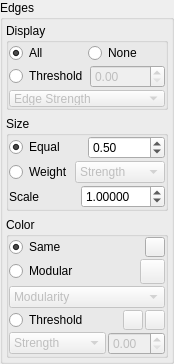
             <widget class="QGroupBox" name="EdgesBox">
              <property name="maximumSize">
               <size>
                <width>155</width>
                <height>16777215</height>
               </size>
              </property>
              <property name="title">
               <string>Edges</string>
              </property>
              <layout class="QVBoxLayout" name="verticalLayout_33">
               <property name="leftMargin">
                <number>3</number>
               </property>
               <property name="topMargin">
                <number>3</number>
               </property>
               <property name="rightMargin">
                <number>3</number>
               </property>
               <property name="bottomMargin">
                <number>3</number>
               </property>
               <item>
                <widget class="QGroupBox" name="EdgeDisaplayBox">
                 <property name="title">
                  <string>Display</string>
                 </property>
                 <property name="flat">
                  <bool>true</bool>
                 </property>
                 <layout class="QVBoxLayout" name="verticalLayout_27">
                  <property name="spacing">
                   <number>2</number>
                  </property>
                  <property name="leftMargin">
                   <number>0</number>
                  </property>
                  <property name="topMargin">
                   <number>0</number>
                  </property>
                  <property name="rightMargin">
                   <number>0</number>
                  </property>
                  <property name="bottomMargin">
                   <number>0</number>
                  </property>
                  <item>
                   <layout class="QHBoxLayout" name="horizontalLayout_26">
                    <item>
                     <widget class="QRadioButton" name="AllEdgeCheck">
                      <property name="text">
                       <string>All</string>
                      </property>
                      <property name="checked">
                       <bool>true</bool>
                      </property>
                     </widget>
                    </item>
                    <item>
                     <widget class="QRadioButton" name="NoEdgeCheck">
                      <property name="text">
                       <string>None</string>
                      </property>
                     </widget>
                    </item>
                   </layout>
                  </item>
                  <item>
                   <layout class="QHBoxLayout" name="horizontalLayout_29">
                    <item>
                     <widget class="QRadioButton" name="ThresholdEdgeCheck">
                      <property name="text">
                       <string>Threshold</string>
                      </property>
                     </widget>
                    </item>
                    <item>
                     <widget class="QDoubleSpinBox" name="ThresholdEdgeSpinner">
                      <property name="enabled">
                       <bool>false</bool>
                      </property>
                     </widget>
                    </item>
                   </layout>
                  </item>
                  <item>
                   <widget class="QComboBox" name="ThresholdEdgeBox">
                    <property name="enabled">
                     <bool>false</bool>
                    </property>
                    <property name="maximumSize">
                     <size>
                      <width>16777215</width>
                      <height>17</height>
                     </size>
                    </property>
                    <item>
                     <property name="text">
                      <string>Edge Strength</string>
                     </property>
                    </item>
                    <item>
                     <property name="text">
                      <string>Edge Betweeness</string>
                     </property>
                    </item>
                   </widget>
                  </item>
                 </layout>
                </widget>
               </item>
               <item>
                <widget class="QGroupBox" name="EdgeSizeBox">
                 <property name="title">
                  <string>Size</string>
                 </property>
                 <property name="flat">
                  <bool>true</bool>
                 </property>
                 <layout class="QVBoxLayout" name="verticalLayout_31">
                  <property name="spacing">
                   <number>2</number>
                  </property>
                  <property name="leftMargin">
                   <number>0</number>
                  </property>
                  <property name="topMargin">
                   <number>0</number>
                  </property>
                  <property name="rightMargin">
                   <number>0</number>
                  </property>
                  <property name="bottomMargin">
                   <number>0</number>
                  </property>
                  <item>
                   <layout class="QHBoxLayout" name="horizontalLayout_30">
                    <item>
                     <widget class="QRadioButton" name="EqualEdgeSizeCheck">
                      <property name="text">
                       <string>Equal</string>
                      </property>
                      <property name="checked">
                       <bool>true</bool>
                      </property>
                     </widget>
                    </item>
                    <item>
                     <widget class="QDoubleSpinBox" name="EqualEdgeSizeSpinner">
                      <property name="maximum">
                       <double>10.000000000000000</double>
                      </property>
                      <property name="singleStep">
                       <double>0.250000000000000</double>
                      </property>
                      <property name="value">
                       <double>0.500000000000000</double>
                      </property>
                     </widget>
                    </item>
                   </layout>
                  </item>
                  <item>
                   <layout class="QHBoxLayout" name="horizontalLayout_33">
                    <item>
                     <widget class="QRadioButton" name="WeightedEdgeSizeCheck">
                      <property name="text">
                       <string>Weight</string>
                      </property>
                     </widget>
                    </item>
                    <item>
                     <widget class="QComboBox" name="WeightedEdgeSizeBox">
                      <property name="enabled">
                       <bool>false</bool>
                      </property>
                      <property name="minimumSize">
                       <size>
                        <width>80</width>
                        <height>0</height>
                       </size>
                      </property>
                      <item>
                       <property name="text">
                        <string>Strength</string>
                       </property>
                      </item>
                      <item>
                       <property name="text">
                        <string>Betweeness</string>
                       </property>
                      </item>
                     </widget>
                    </item>
                   </layout>
                  </item>
                  <item>
                   <layout class="QHBoxLayout" name="horizontalLayout_31">
                    <item>
                     <widget class="QLabel" name="label_7">
                      <property name="text">
                       <string>Scale</string>
                      </property>
                     </widget>
                    </item>
                    <item>
                     <widget class="QDoubleSpinBox" name="ScaleEdgeSizeSpinner">
                      <property name="decimals">
                       <number>5</number>
                      </property>
                      <property name="maximum">
                       <double>100.000000000000000</double>
                      </property>
                      <property name="value">
                       <double>1.000000000000000</double>
                      </property>
                     </widget>
                    </item>
                   </layout>
                  </item>
                 </layout>
                </widget>
               </item>
               <item>
                <widget class="QGroupBox" name="EdgeColorBox">
                 <property name="title">
                  <string>Color</string>
                 </property>
                 <property name="flat">
                  <bool>true</bool>
                 </property>
                 <layout class="QVBoxLayout" name="verticalLayout_32">
                  <property name="spacing">
                   <number>2</number>
                  </property>
                  <property name="leftMargin">
                   <number>0</number>
                  </property>
                  <property name="topMargin">
                   <number>0</number>
                  </property>
                  <property name="rightMargin">
                   <number>0</number>
                  </property>
                  <property name="bottomMargin">
                   <number>0</number>
                  </property>
                  <item>
                   <layout class="QHBoxLayout" name="horizontalLayout_34">
                    <item>
                     <widget class="QRadioButton" name="SameEdgeColorCheck">
                      <property name="text">
                       <string notr="true">Same</string>
                      </property>
                      <property name="shortcut">
                       <string notr="true"/>
                      </property>
                      <property name="checked">
                       <bool>true</bool>
                      </property>
                     </widget>
                    </item>
                    <item>
                     <widget class="QPushButton" name="SameEdgeColorButton">
                      <property name="minimumSize">
                       <size>
                        <width>20</width>
                        <height>20</height>
                       </size>
                      </property>
                      <property name="maximumSize">
                       <size>
                        <width>20</width>
                        <height>20</height>
                       </size>
                      </property>
                      <property name="styleSheet">
                       <string notr="true"/>
                      </property>
                      <property name="text">
                       <string/>
                      </property>
                      <property name="iconSize">
                       <size>
                        <width>18</width>
                        <height>18</height>
                       </size>
                      </property>
                     </widget>
                    </item>
                   </layout>
                  </item>
                  <item>
                   <layout class="QHBoxLayout" name="horizontalLayout_35">
                    <item>
                     <widget class="QRadioButton" name="ModularEdgeColorCheck">
                      <property name="text">
                       <string>Modular</string>
                      </property>
                     </widget>
                    </item>
                    <item>
                     <widget class="QPushButton" name="ModularEdgeColorButton">
                      <property name="enabled">
                       <bool>false</bool>
                      </property>
                      <property name="minimumSize">
                       <size>
                        <width>25</width>
                        <height>25</height>
                       </size>
                      </property>
                      <property name="maximumSize">
                       <size>
                        <width>25</width>
                        <height>25</height>
                       </size>
                      </property>
                      <property name="text">
                       <string/>
                      </property>
                      <property name="icon">
                       <iconset resource="TractCreator.qrc">
                        <normaloff>:/images/edit.png</normaloff>:/images/edit.png</iconset>
                      </property>
                      <property name="iconSize">
                       <size>
                        <width>25</width>
                        <height>25</height>
                       </size>
                      </property>
                     </widget>
                    </item>
                   </layout>
                  </item>
                  <item>
                   <widget class="QComboBox" name="ModularEdgeColorBox">
                    <property name="enabled">
                     <bool>false</bool>
                    </property>
                    <item>
                     <property name="text">
                      <string>Modularity</string>
                     </property>
                    </item>
                    <item>
                     <property name="text">
                      <string>Custom (Nodes)</string>
                     </property>
                    </item>
                   </widget>
                  </item>
                  <item>
                   <layout class="QHBoxLayout" name="horizontalLayout_36">
                    <item>
                     <widget class="QRadioButton" name="ThresholdEdgeColorCheck">
                      <property name="text">
                       <string>Threshold</string>
                      </property>
                     </widget>
                    </item>
                    <item>
                     <widget class="QPushButton" name="ThresholdEdgeColorBeforeButton">
                      <property name="enabled">
                       <bool>false</bool>
                      </property>
                      <property name="minimumSize">
                       <size>
                        <width>20</width>
                        <height>20</height>
                       </size>
                      </property>
                      <property name="maximumSize">
                       <size>
                        <width>20</width>
                        <height>20</height>
                       </size>
                      </property>
                      <property name="text">
                       <string/>
                      </property>
                      <property name="iconSize">
                       <size>
                        <width>18</width>
                        <height>18</height>
                       </size>
                      </property>
                     </widget>
                    </item>
                    <item>
                     <widget class="QPushButton" name="ThresholdEdgeColorAfterButton">
                      <property name="enabled">
                       <bool>false</bool>
                      </property>
                      <property name="minimumSize">
                       <size>
                        <width>20</width>
                        <height>20</height>
                       </size>
                      </property>
                      <property name="maximumSize">
                       <size>
                        <width>20</width>
                        <height>20</height>
                       </size>
                      </property>
                      <property name="text">
                       <string/>
                      </property>
                      <property name="iconSize">
                       <size>
                        <width>18</width>
                        <height>18</height>
                       </size>
                      </property>
                     </widget>
                    </item>
                   </layout>
                  </item>
                  <item>
                   <layout class="QHBoxLayout" name="horizontalLayout_37">
                    <item>
                     <widget class="QComboBox" name="ThresholdEdgeColorBox">
                      <property name="enabled">
                       <bool>false</bool>
                      </property>
                      <item>
                       <property name="text">
                        <string>Strength</string>
                       </property>
                      </item>
                      <item>
                       <property name="text">
                        <string>Betweeness</string>
                       </property>
                      </item>
                     </widget>
                    </item>
                    <item>
                     <widget class="QDoubleSpinBox" name="ThresholdEdgeColorBeforeSpinner">
                      <property name="enabled">
                       <bool>false</bool>
                      </property>
                     </widget>
                    </item>
                   </layout>
                  </item>
                 </layout>
                </widget>
               </item>
              </layout>
             </widget>
